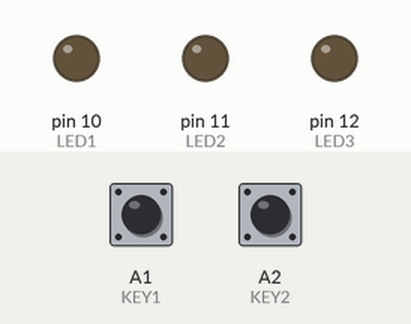
A sketch run on a simulated Arduino Uno, built with avr-gcc and run on an emulated ATmega328P. Shown: output pins drawn as LEDs (lit = HIGH). Dashed ring = blinking. Inputs (shaded band) come from the test bench; at power-on: A1 (KEY1) LOW, A2 (KEY2) LOW. What the sketch prints to the serial monitor is not drawn.

Above: at 1.2 s.
1.3 s: A1 (KEY1) pulled HIGH for 0.15 s
At 2.6 s:
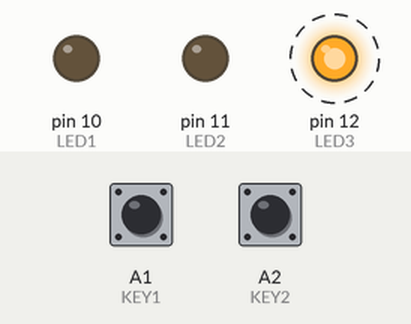
4.4 s: A2 (KEY2) pulled HIGH for 0.15 s
At 4.47 s:
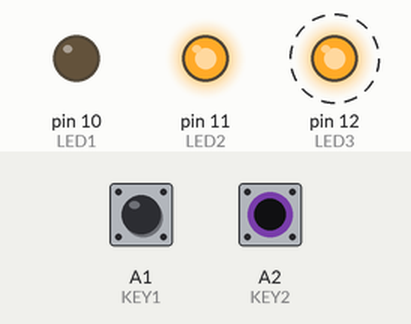
7.4 s: A1 (KEY1) pulled HIGH for 1 s
At 8.2 s:
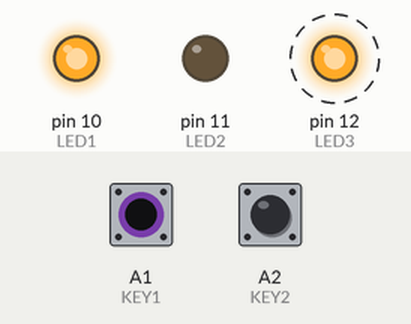
10.4 s: A2 (KEY2) pulled HIGH for 1 s
At 11.2 s:
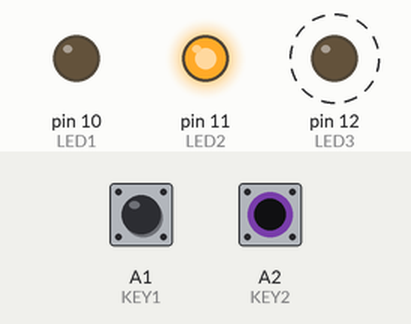
13.4 s: A2 (KEY2) pulled HIGH for 3.2 s
At 17.6 s:
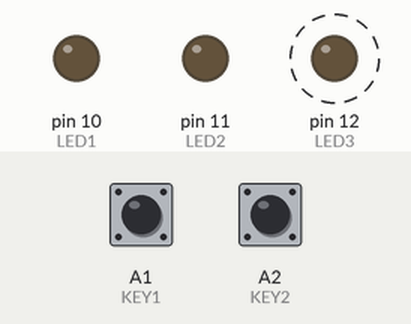
18.1 s: A1 (KEY1) pulled HIGH for 3.2 s
At 19.8 s:
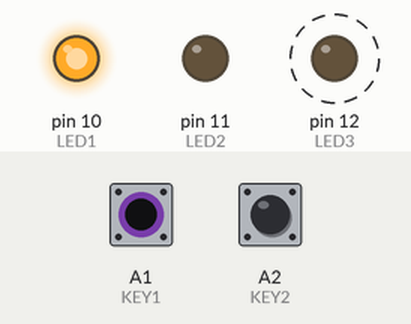
Timing chart, 0 to 23.8 s (numbered marks = the images above; inputs shaded):
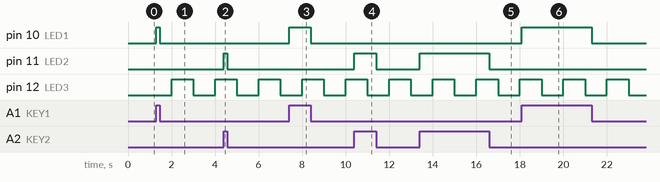

Measured:
- after the input at 1.3 s, pin 10 (LED1): LOW → HIGH at once, → LOW 0.15 s later
- after the input at 4.4 s, pin 11 (LED2): LOW → HIGH at once, → LOW 0.15 s later
- after the input at 7.4 s, pin 10 (LED1): LOW → HIGH at once, → LOW 1.0 s later
- after the input at 10.4 s, pin 11 (LED2): LOW → HIGH at once, → LOW 1.0 s later
- after the input at 13.4 s, pin 11 (LED2): LOW → HIGH at once, → LOW 3.2 s later
- after the input at 18.1 s, pin 10 (LED1): LOW → HIGH at once, → LOW 3.2 s later
- by itself, pin 12 (LED3): alternates HIGH for 1.0 s and LOW for 1.0 s

The sketch:

event_driven.ino.ino
```cpp
#define LED1       10
#define LED2       11
#define LED3       12
#define LED4       13
#define BUZZ        3
#define KEY1       A1
#define KEY2       A2
#define KEY3       A3
#define POT        A0

int ve_botao_1 = 0;
int ve_botao_2 = 0;
int ve_botao_3 = 0;

int estado_botao_1;
int estado_botao_2;
int estado_botao_3;

long timer = 0;
unsigned long last_millis;

void button_listen(int pin) {
  Serial.print("btlis");
  pinMode(pin, INPUT);
  if(pin == KEY1){
    ve_botao_1 = 1;
    estado_botao_1 = digitalRead(pin);
  }
  if(pin == KEY2){
    ve_botao_2 = 1;
    estado_botao_2 = digitalRead(pin);
  }
  if(pin == KEY3){
    ve_botao_3 = 1;
    estado_botao_3 = digitalRead(pin);
  }
}

void timer_set(int ms) {
  timer = ms;
  last_millis = millis();
}

/* Callbacks */
void inicio();
void button_changed(int pin, int v);
void time_expired();

void setup () {
  Serial.begin(9600);
  inicio ();
}
void loop () {

  if(ve_botao_1 == 1){
    if(estado_botao_1 != digitalRead(KEY1)){
      estado_botao_1 = digitalRead(KEY1);
      button_changed(KEY1,estado_botao_1);
    }
  }
  if(ve_botao_2 == 1){
    if(estado_botao_2 != digitalRead(KEY2)){
      estado_botao_2 = digitalRead(KEY2);
      button_changed(KEY2,estado_botao_2);
    }
  }
  if(ve_botao_3 == 1){
    if(estado_botao_3 != digitalRead(KEY3)){
      estado_botao_3 = digitalRead(KEY3);
      button_changed(KEY3,estado_botao_3);
    }
  }

  if(timer > 0){
    unsigned long time = millis();
    timer -= (time - last_millis);
    last_millis = time;
    if(timer <= 0)
      time_expired();
  }

}
```

app1.ino
```cpp
#include "event_driven.h"

int estado_led_3 = 0;

void time_expired(){
  digitalWrite(LED3, estado_led_3);
  if(estado_led_3 == 0)
    estado_led_3 = 1;
  else if(estado_led_3 == 1)
    estado_led_3 = 0;
  timer_set(1000);
}

void button_changed (int pin, int v) {
  if(pin == KEY1)
    digitalWrite(LED1, v);
  if(pin == KEY2)
    digitalWrite(LED2, v);
}
void inicio () {
  pinMode(LED1, OUTPUT);
  pinMode(LED2, OUTPUT);
  pinMode(LED3, OUTPUT);
  button_listen(KEY1);
  button_listen(KEY2);
  timer_set(1000);
}
```

event_driven.h
```cpp
void button_listen(int pin);
void timer_set(int ms);
```
